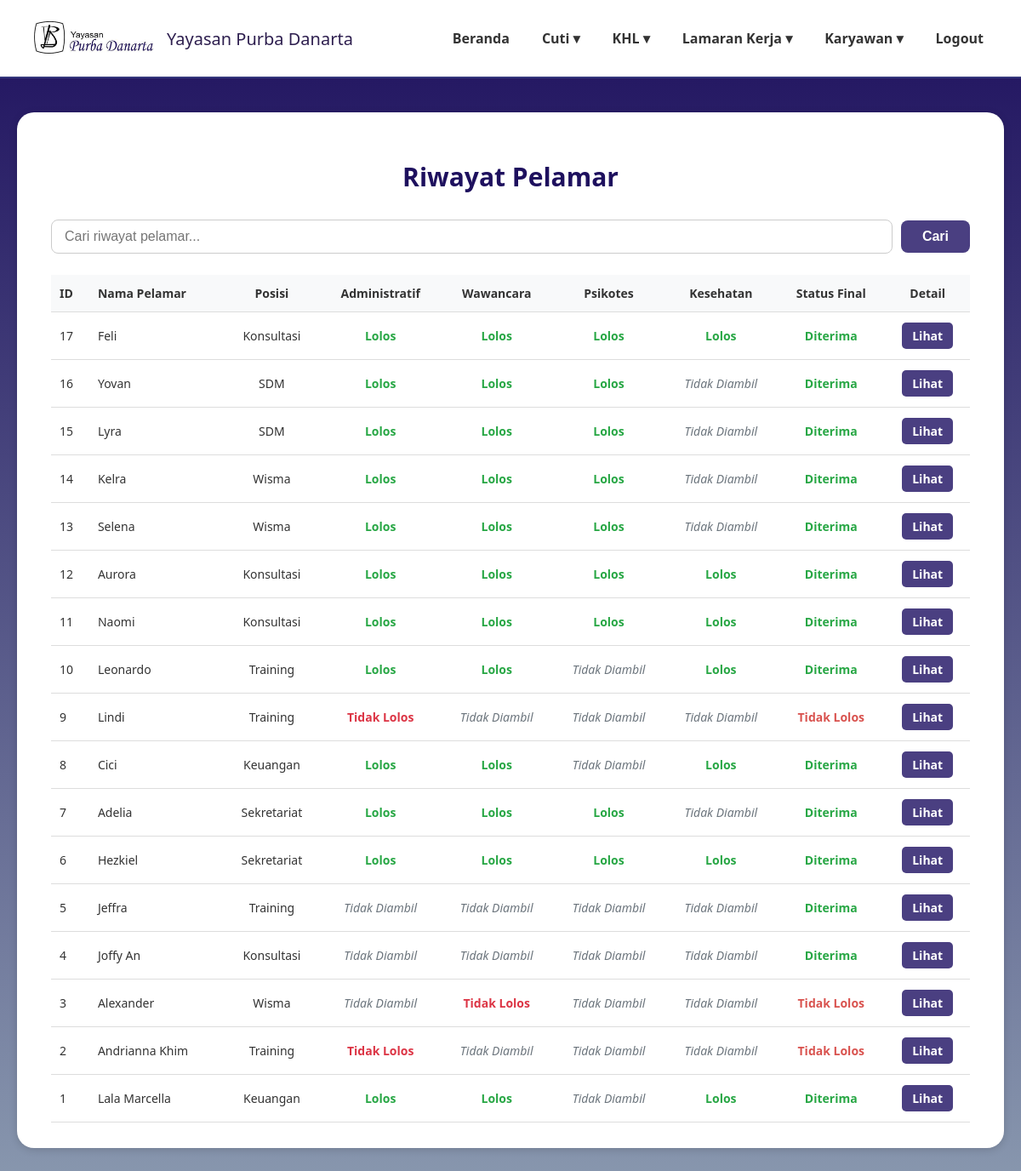
The page /riwayat_pelamar.php (signed in) on the database as committed earlier.
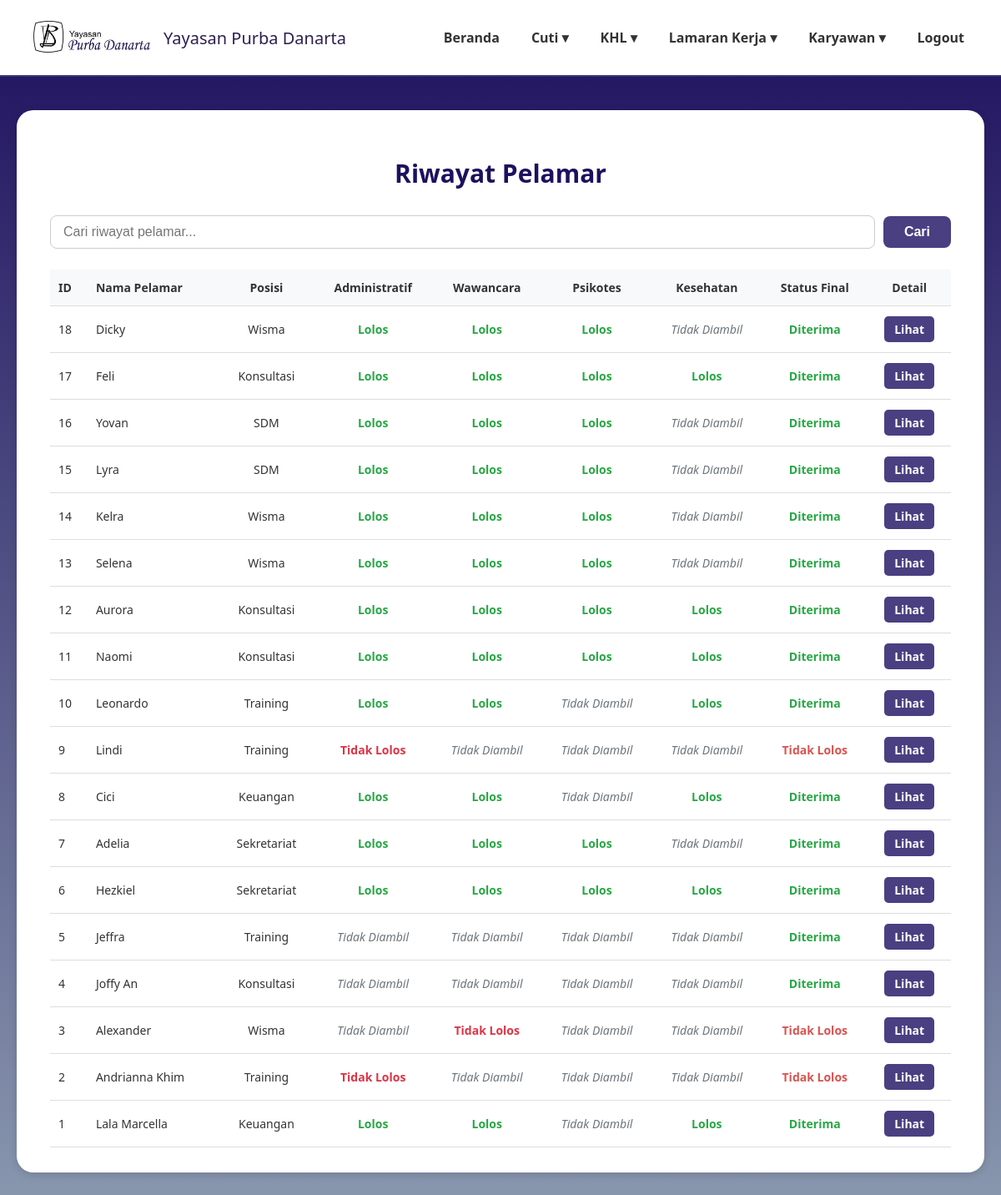
The same page on the database as committed later.
### tables this page shows
CREATE TABLE `data_pelamar` (
  `id` int(11) NOT NULL,
  `user_id` int(11) NOT NULL,
  `nama_lengkap` varchar(100) DEFAULT NULL,
  `posisi_dilamar` varchar(100) DEFAULT NULL,
  `jenis_kelamin` varchar(20) DEFAULT NULL,
  `tempat_lahir` varchar(100) DEFAULT NULL,
  `tanggal_lahir` date DEFAULT NULL,
  `nik` varchar(50) DEFAULT NULL,
  `alamat_rumah` text DEFAULT NULL,
  `alamat_domisili` text DEFAULT NULL,
  `no_telp` varchar(20) DEFAULT NULL,
  `email` varchar(100) DEFAULT NULL,
  `agama` varchar(50) DEFAULT NULL,
  `kontak_darurat` varchar(50) DEFAULT NULL,
  `pendidikan_terakhir` varchar(50) DEFAULT NULL,
  `surat_lamaran` varchar(255) DEFAULT NULL,
  `cv` varchar(255) DEFAULT NULL,
  `photo_formal` varchar(255) DEFAULT NULL,
  `ijazah_transkrip` varchar(255) DEFAULT NULL,
  `berkas_pendukung` varchar(255) DEFAULT NULL,
  `ktp` varchar(255) DEFAULT NULL,
  `status` varchar(50) DEFAULT 'Menunggu Proses',
  `status_seleksi` varchar(100) DEFAULT 'Proses seleksi sedang berlangsung',
  `pengumuman` text DEFAULT 'Belum ada pengumuman saat ini.',
  `created_at` timestamp NOT NULL DEFAULT current_timestamp()
);

### riwayat_pelamar.php (the view, shortened to what this page needs)
<?php
require 'config.php';
$sql = "
    SELECT
        dp.id,
        dp.nama_lengkap,
        dp.posisi_dilamar,
        COALESCE(rp.status_administratif, 'Tidak Diambil') as status_administratif,
        COALESCE(rp.status_wawancara, 'Tidak Diambil') as status_wawancara,
        COALESCE(rp.status_psikotes, 'Tidak Diambil') as status_psikotes,
        COALESCE(rp.status_kesehatan, 'Tidak Diambil') as status_kesehatan,
        COALESCE(rp.status_final, 'Tidak Diambil') as status_final
    FROM
        data_pelamar dp
    LEFT JOIN
        riwayat_pelamar rp ON dp.id = rp.pelamar_id
    WHERE
        dp.status IN ('Diterima', 'Tidak Lolos')
";
$sql .= " ORDER BY dp.id DESC";
$query_pelamar = $conn->prepare($sql);
$query_pelamar->execute();
$riwayat_pelamar_result = $query_pelamar->get_result();
function displayStatus($status) {
    switch($status) {
        case 'Lolos':
            return '<span style="color: #28a745; font-weight: bold;">Lolos</span>';
        case 'Tidak Lolos':
            return '<span style="color: #dc3545; font-weight: bold;">Tidak Lolos</span>';
        case 'Tidak Diambil':
        default:
            return '<span style="color: #6c757d; font-style: italic;">Tidak Diambil</span>';
    }
}
?>
<!DOCTYPE html>
<html lang="id">
<head>
</head>
<body>
<header>
    <div class="logo">
        <img src="image/namayayasan.png" alt="Logo Yayasan">
        <span>Yayasan Purba Danarta</span>
    </div>
    <nav>
        <ul>
            <li><a href="dashboardadmin.php">Beranda</a></li>
            <li><a href="#">Cuti ▾</a>
            </li>
            <li><a href="#">KHL ▾</a>
            </li>
            <li><a href="#">Lamaran Kerja ▾</a>
            </li>
            <li><a href="#">Karyawan ▾</a>
            </li>
            <li><a href="logout2.php">Logout</a></li>
        </ul>
    </nav>
</header>
<main>
    <div class="card">
        <h2 class="page-title">Riwayat Pelamar</h2>
        <form method="GET" action="" class="action-bar">
            <input type="search" name="search" placeholder="Cari riwayat pelamar..." value="<?= isset($_GET['search']) ? htmlspecialchars($_GET['search']) : '' ?>">
            <button type="submit" class="btn-cari">Cari</button>
        </form>
        <div style="overflow-x:auto;">
            <table class="data-table">
                <thead>
                    <tr>
                        <th class="text-left">ID</th>
                        <th class="text-left">Nama Pelamar</th>
                        <th>Posisi</th>
                        <th>Administratif</th>
                        <th>Wawancara</th>
                        <th>Psikotes</th>
                        <th>Kesehatan</th>
                        <th>Status Final</th>
                        <th>Detail</th>
                    </tr>
                </thead>
                <tbody>
                    <?php if ($riwayat_pelamar_result->num_rows > 0): ?>
                        <?php while($row = $riwayat_pelamar_result->fetch_assoc()): ?>
                            <tr>
                                <td class="text-left"><?= $row['id'] ?></td>
                                <td class="text-left"><?= htmlspecialchars($row['nama_lengkap']) ?></td>
                                <td><?= htmlspecialchars($row['posisi_dilamar']) ?></td>
                                <td><?= displayStatus($row['status_administratif']) ?></td>
                                <td><?= displayStatus($row['status_wawancara']) ?></td>
                                <td><?= displayStatus($row['status_psikotes']) ?></td>
                                <td><?= displayStatus($row['status_kesehatan']) ?></td>
                                <td>
                                    <?php if ($row['status_final'] == 'Diterima'): ?>
                                        <span class="status-diterima">Diterima</span>
                                    <?php elseif ($row['status_final'] == 'Tidak Lolos'): ?>
                                        <span class="status-tidak-lolos">Tidak Lolos</span>
                                    <?php else: ?>
                                        -
                                    <?php endif; ?>
                                </td>
                                <td><a href="detail_pelamar.php?id=<?= $row['id'] ?>" class="btn-aksi btn-lihat">Lihat</a></td>
                            </tr>
                        <?php endwhile; ?>
                    <?php else: ?>
                        <tr><td colspan="9" class="no-data">Belum ada riwayat pelamar.</td></tr>
                    <?php endif; ?>
                </tbody>
            </table>
        </div>
    </div>
</main>
</body>
</html>

Rows that differ between the two databases and show on the page:
added data_pelamar: id "18", nama_lengkap "Dicky", posisi_dilamar "Wisma", shows "Lolos Lolos Lolos", shows "Diterima"
